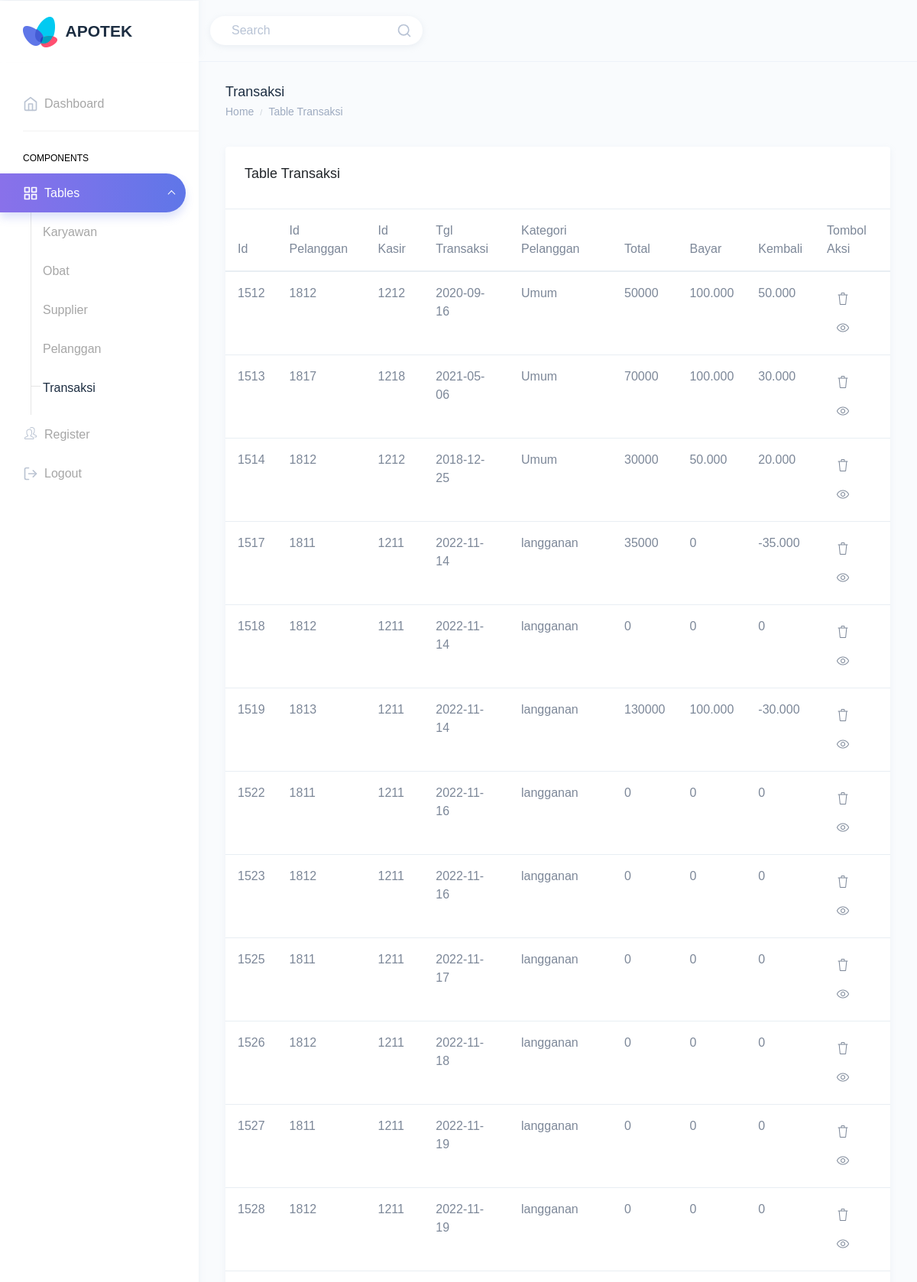
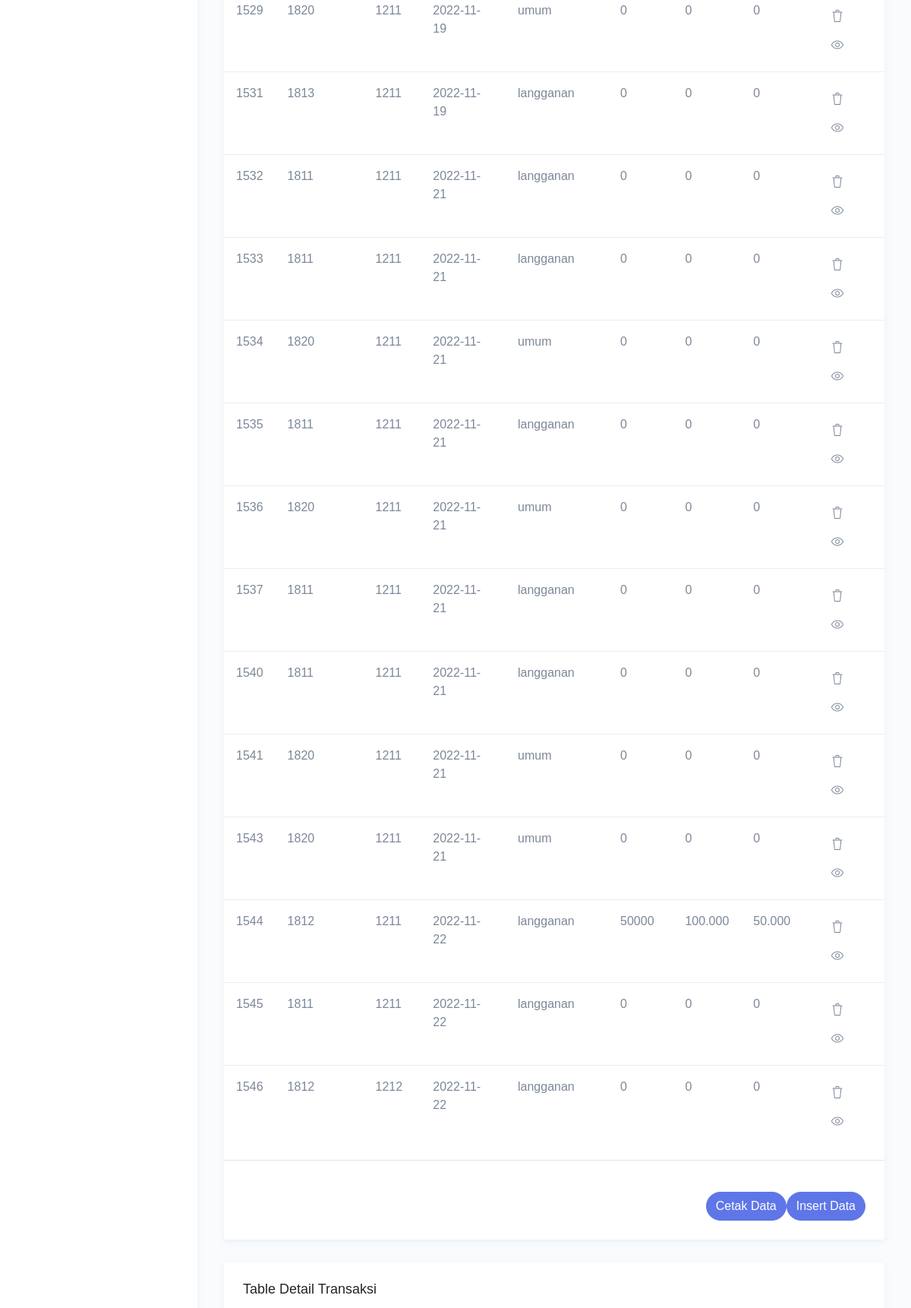
/view/viewtransaksi.php (signed in, upper part), run on the app's committed database (2 pictures, top to bottom).
### tables this page shows
CREATE TABLE `tb_transaksi` (
  `idtransaksi` int(5) NOT NULL,
  `idpelanggan` int(4) DEFAULT NULL,
  `idkaryawan` int(4) DEFAULT NULL,
  `tgltransaksi` date DEFAULT NULL,
  `kategoripelanggan` varchar(20) DEFAULT NULL,
  `totalbayar` double DEFAULT NULL,
  `bayar` double DEFAULT NULL,
  `kembali` double DEFAULT NULL
);

### view/viewtransaksi.php (the view, shortened to what this page needs)
<!DOCTYPE html>
<html dir="ltr" lang="en">
<head>
    <link href="../dist/css/style.min.css" rel="stylesheet">
    <link rel="stylesheet" href="style.css">
</head>
<body>
    <?php require '../template/header.php' ?>
    <?php require '../template/navbar.php' ?>
    <div class="page-wrapper">
        <div class="page-breadcrumb">
            <div class="row">
                <div class="col-7 align-self-center">
                    <h4 class="page-title text-truncate text-dark font-weight-medium mb-1"> Transaksi</h4>
                    <div class="d-flex align-items-center">
                        <nav aria-label="breadcrumb">
                            <ol class="breadcrumb m-0 p-0">
                                <li class="breadcrumb-item"><a href="dashboard.php" class="text-muted">Home</a></li>
                                <li class="breadcrumb-item text-muted active" aria-current="page">Table Transaksi</li>
                            </ol>
                        </nav>
                    </div>
                </div>
            </div>
        </div>
        <div class="container-fluid">
            <div class="row">
                <div class="col-12">
                    <div class="card">
                        <div class="card-body">
                            <h4 class="card-title"> Table Transaksi</h4>
                        </div>
                        <div class="table-responsive">
                            <table class="table table-hover">
                                <thead>
                                    <tr>
                                        <th>Id</th>
                                        <th>Id Pelanggan </th>
                                        <th>Id Kasir</th>
                                        <th>Tgl Transaksi</th>
                                        <th>Kategori Pelanggan</th>
                                        <th>Total</th>
                                        <th>Bayar</th>
                                        <th>Kembali</th>
                                        <th>Tombol Aksi</th>
                                    </tr>
                                </thead>
                                <tbody>
                                    <?php
                                    require '../koneksi.php';
                                    $query = "SELECT * FROM tb_transaksi";
                                    $hasil = mysqli_query($koneksi, $query);
                                    while ($row = mysqli_fetch_assoc($hasil)) {
                                        echo "<tr>";
                                        echo "<td>" . $row['idtransaksi']       . "</td>";
                                        echo "<td>" . $row['idpelanggan']       . "</td>";
                                        echo "<td>" . $row['idkaryawan']     . "</td>";
                                        echo "<td>" . $row['tgltransaksi'] . "</td>";
                                        echo "<td>" . $row['kategoripelanggan']    . "</td>";
                                        echo "<td>" . $row['totalbayar']    . "</td>";
                                        echo "<td>" . number_format($row['bayar'], 0, ',', '.')   . "</td>";
                                        echo "<td>" . number_format($row['kembali'], 0, ',', '.') . "</td>";
                                        echo "<td>
                                                    <a class = 'btn btn icon-trash'
                                                    data-toggle='tooltip'
                                                    data-placement='top'
                                                    title='Delete'
                                                    href='../delete/deletetransaksi.php?idtransaksi=" . $row['idtransaksi'] . "'></a>
                                                    <a class = 'btn icon-eye'
                                                    data-toggle='tooltip'
                                                    data-placement='top'
                                                    title='Update'
                                                    href='../insert/insertdetailtransaksi.php?idtransaksi=" . $row['idtransaksi'] . "'></a>
                                                 </td>";
                                        echo "</tr>";
                                    }
                                    ?>
                                </tbody>
                            </table>
                            <hr>
                        </div>
                        <div class="card-body print-data">
                            <a href="../insert/inserttransaksi.php" class="btn btn-primary btn-rounded float-right">Insert Data </a>
                            <a href="#" class="ml-1 btn btn-primary btn-rounded float-right" onclick="window.print()"> Cetak Data </a>
                        </div>
                    </div>
                </div>
            </div>
            <div class="row">
                <div class="col-12">
                    <div class="card">
                        <div class="card-body">
                            <h4 class="card-title"> Table Detail Transaksi</h4>
                        </div>
                    </div>
                </div>
            </div>
        </div>
    </div>
    </div>
</body>
</html>

### data on the page
tb_transaksi: idtransaksi "1512", idpelanggan "1812", idkaryawan "1212", tgltransaksi "2020-09-16", kategoripelanggan "Umum", totalbayar "50000", bayar "100.000", kembali "50.000"
tb_transaksi: idtransaksi "1513", idpelanggan "1817", idkaryawan "1218", tgltransaksi "2021-05-06", kategoripelanggan "Umum", totalbayar "70000", bayar "100.000", kembali "30.000"
tb_transaksi: idtransaksi "1514", idpelanggan "1812", idkaryawan "1212", tgltransaksi "2018-12-25", kategoripelanggan "Umum", totalbayar "30000", bayar "50.000", kembali "20.000"
tb_transaksi: idtransaksi "1517", idpelanggan "1811", idkaryawan "1211", tgltransaksi "2022-11-14", kategoripelanggan "langganan", totalbayar "35000", bayar "0", kembali "-35.000"
tb_transaksi: idtransaksi "1518", idpelanggan "1812", idkaryawan "1211", tgltransaksi "2022-11-14", kategoripelanggan "langganan", totalbayar "0", bayar "0", kembali "0"
tb_transaksi: idtransaksi "1519", idpelanggan "1813", idkaryawan "1211", tgltransaksi "2022-11-14", kategoripelanggan "langganan", totalbayar "130000", bayar "100.000", kembali "-30.000"
tb_transaksi: idtransaksi "1522", idpelanggan "1811", idkaryawan "1211", tgltransaksi "2022-11-16", kategoripelanggan "langganan", totalbayar "0", bayar "0", kembali "0"
tb_transaksi: idtransaksi "1523", idpelanggan "1812", idkaryawan "1211", tgltransaksi "2022-11-16", kategoripelanggan "langganan", totalbayar "0", bayar "0", kembali "0"
tb_transaksi: idtransaksi "1525", idpelanggan "1811", idkaryawan "1211", tgltransaksi "2022-11-17", kategoripelanggan "langganan", totalbayar "0", bayar "0", kembali "0"
tb_transaksi: idtransaksi "1526", idpelanggan "1812", idkaryawan "1211", tgltransaksi "2022-11-18", kategoripelanggan "langganan", totalbayar "0", bayar "0", kembali "0"
tb_transaksi: idtransaksi "1527", idpelanggan "1811", idkaryawan "1211", tgltransaksi "2022-11-19", kategoripelanggan "langganan", totalbayar "0", bayar "0", kembali "0"
tb_transaksi: idtransaksi "1528", idpelanggan "1812", idkaryawan "1211", tgltransaksi "2022-11-19", kategoripelanggan "langganan", totalbayar "0", bayar "0", kembali "0"
tb_transaksi: idtransaksi "1529", idpelanggan "1820", idkaryawan "1211", tgltransaksi "2022-11-19", kategoripelanggan "umum", totalbayar "0", bayar "0", kembali "0"
tb_transaksi: idtransaksi "1531", idpelanggan "1813", idkaryawan "1211", tgltransaksi "2022-11-19", kategoripelanggan "langganan", totalbayar "0", bayar "0", kembali "0"
tb_transaksi: idtransaksi "1532", idpelanggan "1811", idkaryawan "1211", tgltransaksi "2022-11-21", kategoripelanggan "langganan", totalbayar "0", bayar "0", kembali "0"
tb_transaksi: idtransaksi "1533", idpelanggan "1811", idkaryawan "1211", tgltransaksi "2022-11-21", kategoripelanggan "langganan", totalbayar "0", bayar "0", kembali "0"
tb_transaksi: idtransaksi "1534", idpelanggan "1820", idkaryawan "1211", tgltransaksi "2022-11-21", kategoripelanggan "umum", totalbayar "0", bayar "0", kembali "0"
tb_transaksi: idtransaksi "1535", idpelanggan "1811", idkaryawan "1211", tgltransaksi "2022-11-21", kategoripelanggan "langganan", totalbayar "0", bayar "0", kembali "0"
tb_transaksi: idtransaksi "1536", idpelanggan "1820", idkaryawan "1211", tgltransaksi "2022-11-21", kategoripelanggan "umum", totalbayar "0", bayar "0", kembali "0"
tb_transaksi: idtransaksi "1537", idpelanggan "1811", idkaryawan "1211", tgltransaksi "2022-11-21", kategoripelanggan "langganan", totalbayar "0", bayar "0", kembali "0"
tb_transaksi: idtransaksi "1540", idpelanggan "1811", idkaryawan "1211", tgltransaksi "2022-11-21", kategoripelanggan "langganan", totalbayar "0", bayar "0", kembali "0"
tb_transaksi: idtransaksi "1541", idpelanggan "1820", idkaryawan "1211", tgltransaksi "2022-11-21", kategoripelanggan "umum", totalbayar "0", bayar "0", kembali "0"
tb_transaksi: idtransaksi "1543", idpelanggan "1820", idkaryawan "1211", tgltransaksi "2022-11-21", kategoripelanggan "umum", totalbayar "0", bayar "0", kembali "0"
tb_transaksi: idtransaksi "1544", idpelanggan "1812", idkaryawan "1211", tgltransaksi "2022-11-22", kategoripelanggan "langganan", totalbayar "50000", bayar "100.000", kembali "50.000"
tb_transaksi: idtransaksi "1545", idpelanggan "1811", idkaryawan "1211", tgltransaksi "2022-11-22", kategoripelanggan "langganan", totalbayar "0", bayar "0", kembali "0"
tb_transaksi: idtransaksi "1546", idpelanggan "1812", idkaryawan "1212", tgltransaksi "2022-11-22", kategoripelanggan "langganan", totalbayar "0", bayar "0", kembali "0"
